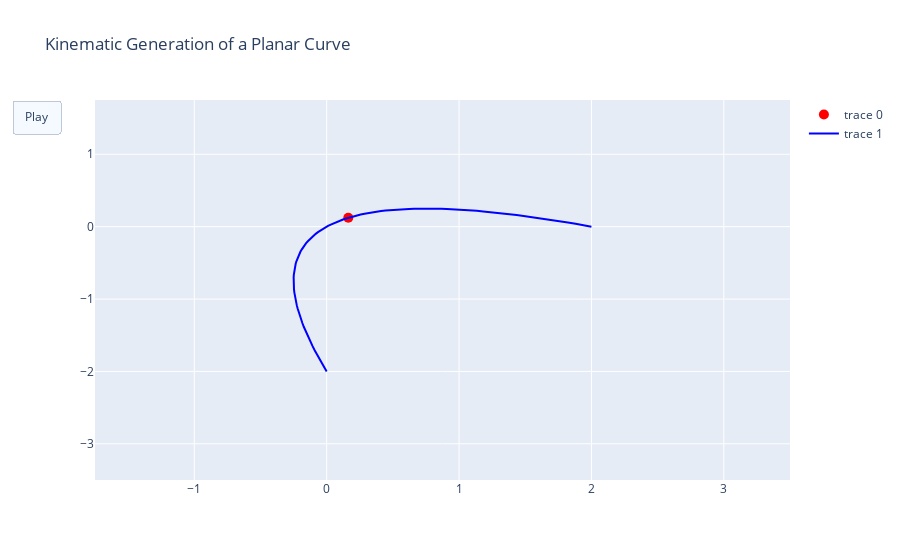

Notebook code cell kept with this figure:
### Code cell
import plotly.graph_objects as go

import numpy as np

# Generate curve data
t = np.linspace(-1, 1, 100)
x = t + t ** 2
y = t - t ** 2
xm = np.min(x) - 1.5
xM = np.max(x) + 1.5
ym = np.min(y) - 1.5
yM = np.max(y) + 1.5
N = 50
s = np.linspace(-1, 1, N)
xx = s + s ** 2
yy = s - s ** 2


# Create figure
fig = go.Figure(
    data=[go.Scatter(x=x, y=y,
                     mode="lines",
                     line=dict(width=2, color="blue")),
          go.Scatter(x=x, y=y,
                     mode="lines",
                     line=dict(width=2, color="blue"))],
    layout=go.Layout(
        xaxis=dict(range=[xm, xM], autorange=False, zeroline=False),
        yaxis=dict(range=[ym, yM], autorange=False, zeroline=False),
        title_text="Kinematic Generation of a Planar Curve", hovermode="closest",
        updatemenus=[dict(type="buttons",
                          buttons=[dict(label="Play",
                                        method="animate",
                                        args=[None])])]),
    frames=[go.Frame(
        data=[go.Scatter(
            x=[xx[k]],
            y=[yy[k]],
            mode="markers",
            marker=dict(color="red", size=10))])

        for k in range(N)]
)

fig.show()

### Figure 1 — Plotly figure (JSON) as saved in the notebook; plotly's stock layout.template omitted (floating-point values rounded to 4 significant figures)
{"data": [{"line": {"color": "blue", "width": 2}, "marker": {"color": "red", "size": 10}, "mode": "markers", "type": "scatter", "x": [0.1633], "y": [0.1224]}, {"line": {"color": "blue", "width": 2}, "mode": "lines", "type": "scatter", "x": [0, -0.01979, -0.03877, -0.05693, -0.07428, -0.09081, -0.1065, -0.1214, -0.1355, -0.1488, -0.1612, -0.1728, -0.1837, -0.1937, -0.2028, -0.2112, -0.2188, -0.2255, -0.2314, -0.2365, -0.2408, -0.2443, -0.2469, -0.2488, -0.2498, -0.25, -0.2494, -0.2479, -0.2457, -0.2426, -0.2388, -0.2341, -0.2285, -0.2222, -0.2151, -0.2071, -0.1983, -0.1888, -0.1783, -0.1671, -0.1551, -0.1422, -0.1286, -0.1141, -0.09877, -0.08264, -0.06571, -0.04795, -0.02938, -0.009999, 0.0102, 0.03122, 0.05306, 0.07571, 0.09917, 0.1235, 0.1486, 0.1745, 0.2012, 0.2288, 0.2571, 0.2863, 0.3163, 0.3471, 0.3787, 0.4112, 0.4444, 0.4785, 0.5134, 0.5491, 0.5857, 0.623, 0.6612, 0.7001, 0.7399, 0.7805, 0.822, 0.8642, 0.9073, 0.9511, 0.9958, 1.041, 1.088, 1.135, 1.183, 1.232, 1.281, 1.331, 1.383, 1.435, 1.488, 1.541, 1.596, 1.651, 1.707, 1.764, 1.822, 1.88, 1.94, 2], "y": [-2, -1.94, -1.88, -1.822, -1.764, -1.707, -1.651, -1.596, -1.541, -1.488, -1.435, -1.383, -1.331, -1.281, -1.232, -1.183, -1.135, -1.088, -1.041, -0.9958, -0.9511, -0.9073, -0.8642, -0.822, -0.7805, -0.7399, -0.7001, -0.6612, -0.623, -0.5857, -0.5491, -0.5134, -0.4785, -0.4444, -0.4112, -0.3787, -0.3471, -0.3163, -0.2863, -0.2571, -0.2288, -0.2012, -0.1745, -0.1486, -0.1235, -0.09917, -0.07571, -0.05306, -0.03122, -0.0102, 0.009999, 0.02938, 0.04795, 0.06571, 0.08264, 0.09877, 0.1141, 0.1286, 0.1422, 0.1551, 0.1671, 0.1783, 0.1888, 0.1983, 0.2071, 0.2151, 0.2222, 0.2285, 0.2341, 0.2388, 0.2426, 0.2457, 0.2479, 0.2494, 0.25, 0.2498, 0.2488, 0.2469, 0.2443, 0.2408, 0.2365, 0.2314, 0.2255, 0.2188, 0.2112, 0.2028, 0.1937, 0.1837, 0.1728, 0.1612, 0.1488, 0.1355, 0.1214, 0.1065, 0.09081, 0.07428, 0.05693, 0.03877, 0.01979, 0]}], "layout": {"autosize": true, "hovermode": "closest", "title": {"text": "Kinematic Generation of a Planar Curve"}, "updatemenus": [{"buttons": [{"args": [null], "label": "Play", "method": "animate"}], "type": "buttons"}], "xaxis": {"autorange": false, "range": [-1.75, 3.5], "type": "linear", "zeroline": false}, "yaxis": {"autorange": false, "range": [-3.5, 1.75], "type": "linear", "zeroline": false}}}
